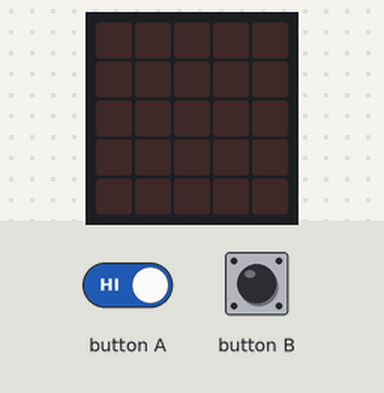
This program was run on a simulated BBC micro:bit running MicroPython. Shown: the board's 5×5 LED display. The inputs (shaded band) are chosen by the test bench.

Above: at 1.2 s.
1.3 s: button B pressed for 1 s
At 2.1 s:
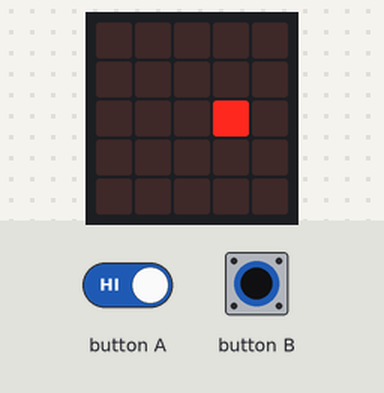
3.8 s: button A driven LOW and button B driven LOW
At 5.0 s:
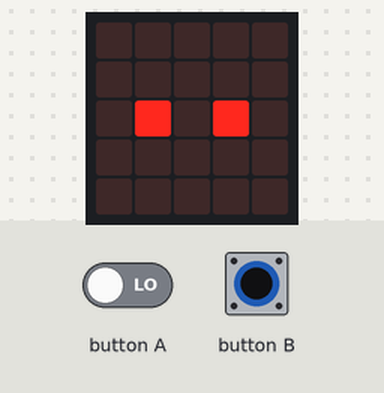
5.3 s: button B released
At 6.1 s:
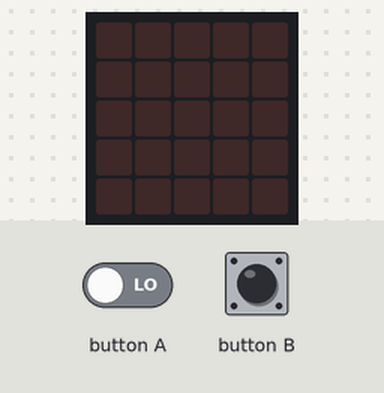
8.3 s: button B held down
At 9.3 s:
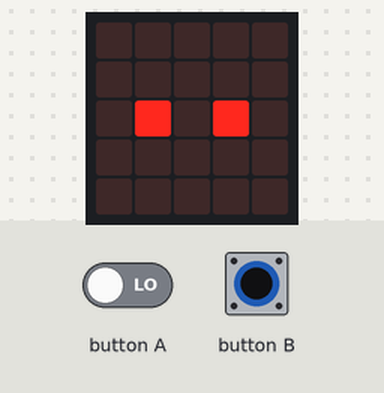
9.8 s: button A released
At 10.7 s:
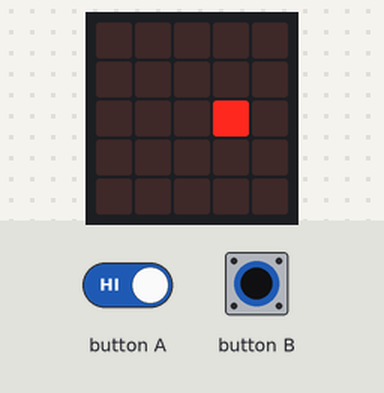
12.8 s: button A held down
At 14.0 s:
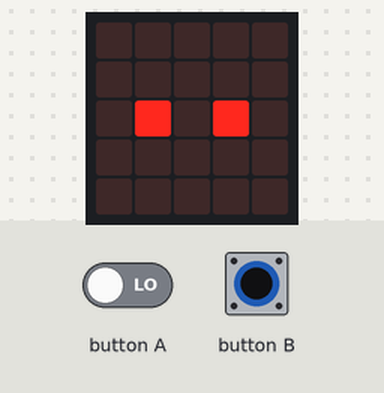
Timing chart, 0 to 15.3 s (numbered marks = the images above; inputs shaded):
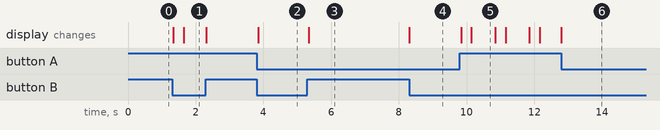

The program:

1.if_else.py
```python
from microbit import *

while True:
    if button_a.is_pressed():
        display.set_pixel(1, 2, 9)
    else:
        display.clear()
    if button_b.is_pressed():
        display.set_pixel(3, 2, 9)
    else:
        display.clear()
```

Measured:
- after the input at 3.8 s, the display: changes at once (image 2)
- after the input at 5.3 s, the display: changes at once (image 3)
- after the input at 8.3 s, the display: first differs from a run without the input at once (image 4)
- after the input at 9.8 s, the display: first changes at once (image 5 shows a later state)
- after the input at 12.8 s, the display: changes at once (image 6)
- what the display in image 5 shows lasts 0.7 s, from 10.1 s to 10.8 s
